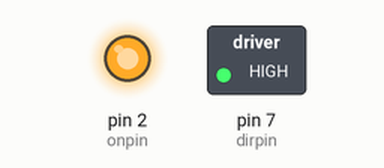
This sketch was run on a simulated Arduino Uno, built with avr-gcc and run on an emulated ATmega328P. Parts: switched loads named in the sketch (green lamp = pin HIGH), output pins drawn as LEDs (lit = HIGH). What the sketch prints to the serial monitor is not drawn.

Above: at 1.0 s.
At 3.0 s:
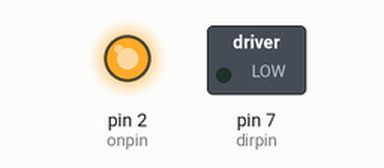
At 5.0 s:
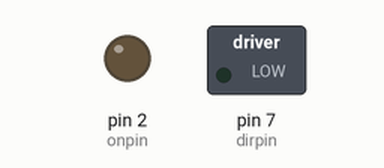
Timing chart, 0 to 7.8 s (numbered marks = the images above):
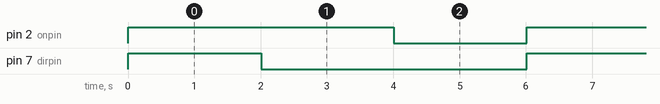

Measured:
- by itself, pin 2 (onpin): alternates HIGH for 4.0 s and LOW for 2.0 s
- by itself, pin 7 (dirpin): alternates HIGH for 2.0 s and LOW for 4.0 s
- by itself, everything shown: repeats every 6.0 s, in 5 steps

The sketch:

bidirmotor.ino
```cpp
int onpin = 2;
int dirpin = 7;

void setup() {
  pinMode(onpin,OUTPUT);
  pinMode(dirpin,OUTPUT);
  digitalWrite(dirpin,LOW);
Serial.begin(9600);
}

void loop() {
  // put your main code here, to run repeatedly:
  digitalWrite(onpin,LOW);
  delay(2);
  digitalWrite(dirpin,HIGH);
  delay(2);
  digitalWrite(onpin,HIGH);
  delay(2000);

  digitalWrite(onpin,LOW);
  delay(2);
  digitalWrite(dirpin,LOW);
  delay(2);
  digitalWrite(onpin,HIGH);
  delay(2000);

  digitalWrite(onpin,LOW);
  delay(2000);
  Serial.println("Rebecca Black");
}
```
